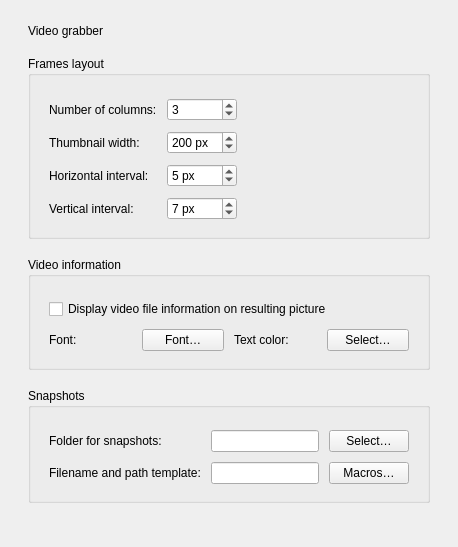
<?xml version="1.0" encoding="UTF-8"?>
<ui version="4.0">
 <class>VideoGrabberSettingsPage</class>
 <widget class="QWidget" name="VideoGrabberSettingsPage">
  <property name="windowTitle"><string>Video grabber settings</string></property>
  <layout class="QVBoxLayout" name="rootLayout">
   <property name="leftMargin"><number>28</number></property>
   <property name="topMargin"><number>24</number></property>
   <property name="rightMargin"><number>28</number></property>
   <property name="bottomMargin"><number>24</number></property>
   <property name="spacing"><number>18</number></property>
   <item>
    <widget class="QLabel" name="settingsPageTitle">
     <property name="text"><string>Video grabber</string></property>
    </widget>
   </item>
   <item>
    <widget class="QGroupBox" name="framesLayoutGroup">
     <property name="title"><string>Frames layout</string></property>
     <layout class="QGridLayout" name="framesLayout">
      <property name="leftMargin"><number>18</number></property>
      <property name="topMargin"><number>22</number></property>
      <property name="rightMargin"><number>18</number></property>
      <property name="bottomMargin"><number>16</number></property>
      <property name="horizontalSpacing"><number>10</number></property>
      <property name="verticalSpacing"><number>10</number></property>
      <item row="0" column="0"><widget class="QLabel" name="columnsLabel"><property name="text"><string>Number of columns:</string></property><property name="buddy"><cstring>columnsSpin</cstring></property></widget></item>
      <item row="0" column="1"><widget class="QSpinBox" name="columnsSpin"><property name="minimum"><number>1</number></property><property name="maximum"><number>1000</number></property><property name="value"><number>3</number></property></widget></item>
      <item row="1" column="0"><widget class="QLabel" name="tileWidthLabel"><property name="text"><string>Thumbnail width:</string></property><property name="buddy"><cstring>tileWidthSpin</cstring></property></widget></item>
      <item row="1" column="1"><widget class="QSpinBox" name="tileWidthSpin"><property name="minimum"><number>10</number></property><property name="maximum"><number>1024</number></property><property name="suffix"><string> px</string></property><property name="value"><number>200</number></property></widget></item>
      <item row="2" column="0"><widget class="QLabel" name="horizontalGapLabel"><property name="text"><string>Horizontal interval:</string></property><property name="buddy"><cstring>horizontalGapSpin</cstring></property></widget></item>
      <item row="2" column="1"><widget class="QSpinBox" name="horizontalGapSpin"><property name="maximum"><number>200</number></property><property name="suffix"><string> px</string></property><property name="value"><number>5</number></property></widget></item>
      <item row="3" column="0"><widget class="QLabel" name="verticalGapLabel"><property name="text"><string>Vertical interval:</string></property><property name="buddy"><cstring>verticalGapSpin</cstring></property></widget></item>
      <item row="3" column="1"><widget class="QSpinBox" name="verticalGapSpin"><property name="maximum"><number>200</number></property><property name="suffix"><string> px</string></property><property name="value"><number>7</number></property></widget></item>
      <item row="0" column="2" rowspan="4"><spacer name="framesLayoutSpacer"><property name="orientation"><enum>Qt::Horizontal</enum></property><property name="sizeHint" stdset="0"><size><width>40</width><height>20</height></size></property></spacer></item>
     </layout>
    </widget>
   </item>
   <item>
    <widget class="QGroupBox" name="mediaInfoGroup">
     <property name="title"><string>Video information</string></property>
     <layout class="QGridLayout" name="mediaInfoLayout">
      <property name="leftMargin"><number>18</number></property>
      <property name="topMargin"><number>22</number></property>
      <property name="rightMargin"><number>18</number></property>
      <property name="bottomMargin"><number>16</number></property>
      <property name="horizontalSpacing"><number>10</number></property>
      <property name="verticalSpacing"><number>10</number></property>
      <item row="0" column="0" colspan="4"><widget class="QCheckBox" name="showMediaInfoCheckBox"><property name="text"><string>Display video file information on resulting picture</string></property></widget></item>
      <item row="1" column="0"><widget class="QLabel" name="fontLabel"><property name="text"><string>Font:</string></property><property name="buddy"><cstring>fontButton</cstring></property></widget></item>
      <item row="1" column="1"><widget class="QPushButton" name="fontButton"><property name="text"><string>Font…</string></property></widget></item>
      <item row="1" column="2"><widget class="QLabel" name="textColorLabel"><property name="text"><string>Text color:</string></property><property name="buddy"><cstring>textColorButton</cstring></property></widget></item>
      <item row="1" column="3"><widget class="QPushButton" name="textColorButton"><property name="text"><string>Select…</string></property></widget></item>
     </layout>
    </widget>
   </item>
   <item>
    <widget class="QGroupBox" name="snapshotsGroup">
     <property name="title"><string>Snapshots</string></property>
     <layout class="QGridLayout" name="snapshotsLayout">
      <property name="leftMargin"><number>18</number></property>
      <property name="topMargin"><number>22</number></property>
      <property name="rightMargin"><number>18</number></property>
      <property name="bottomMargin"><number>16</number></property>
      <property name="horizontalSpacing"><number>10</number></property>
      <property name="verticalSpacing"><number>10</number></property>
      <item row="0" column="0"><widget class="QLabel" name="folderLabel"><property name="text"><string>Folder for snapshots:</string></property><property name="buddy"><cstring>folderEdit</cstring></property></widget></item>
      <item row="0" column="1"><widget class="QLineEdit" name="folderEdit"/></item>
      <item row="0" column="2"><widget class="QPushButton" name="folderBrowseButton"><property name="text"><string>Select…</string></property></widget></item>
      <item row="1" column="0"><widget class="QLabel" name="filenameTemplateLabel"><property name="text"><string>Filename and path template:</string></property><property name="buddy"><cstring>filenameTemplateEdit</cstring></property></widget></item>
      <item row="1" column="1"><widget class="QLineEdit" name="filenameTemplateEdit"/></item>
      <item row="1" column="2"><widget class="QPushButton" name="macrosButton"><property name="text"><string>Macros…</string></property><property name="toolTip"><string>Macros list</string></property></widget></item>
     </layout>
    </widget>
   </item>
   <item><spacer name="verticalSpacer"><property name="orientation"><enum>Qt::Vertical</enum></property><property name="sizeHint" stdset="0"><size><width>20</width><height>20</height></size></property></spacer></item>
  </layout>
 </widget>
 <resources/>
 <connections/>
</ui>
